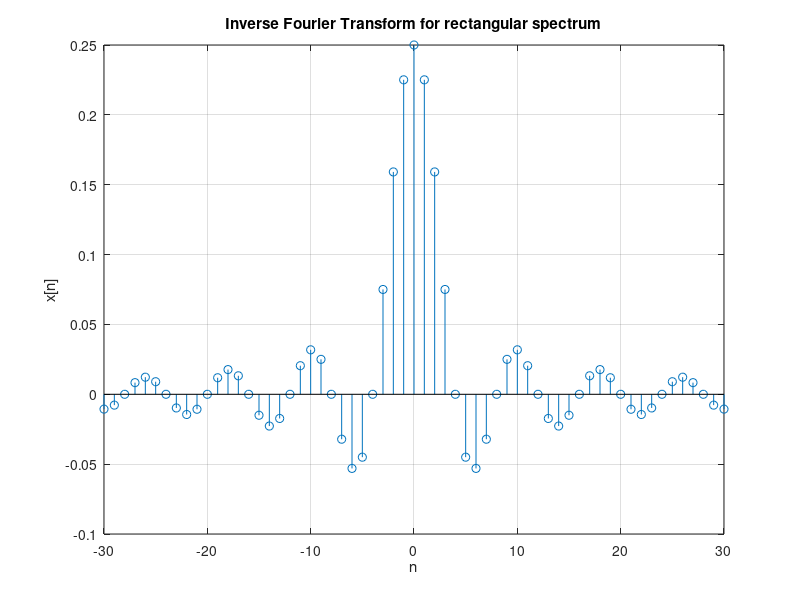

Recreate this plot in MATLAB.

% Quiz 2 ii:
%
% Inverse Fourier Transform


n = -30:1:30;

% Assumption.
wc = pi/4;

x = wc/pi.*sinc( (wc/pi).*n);

stem(n, x);
grid;
xlabel("n");
ylabel("x[n]");
title("Inverse Fourier Transform for rectangular spectrum");